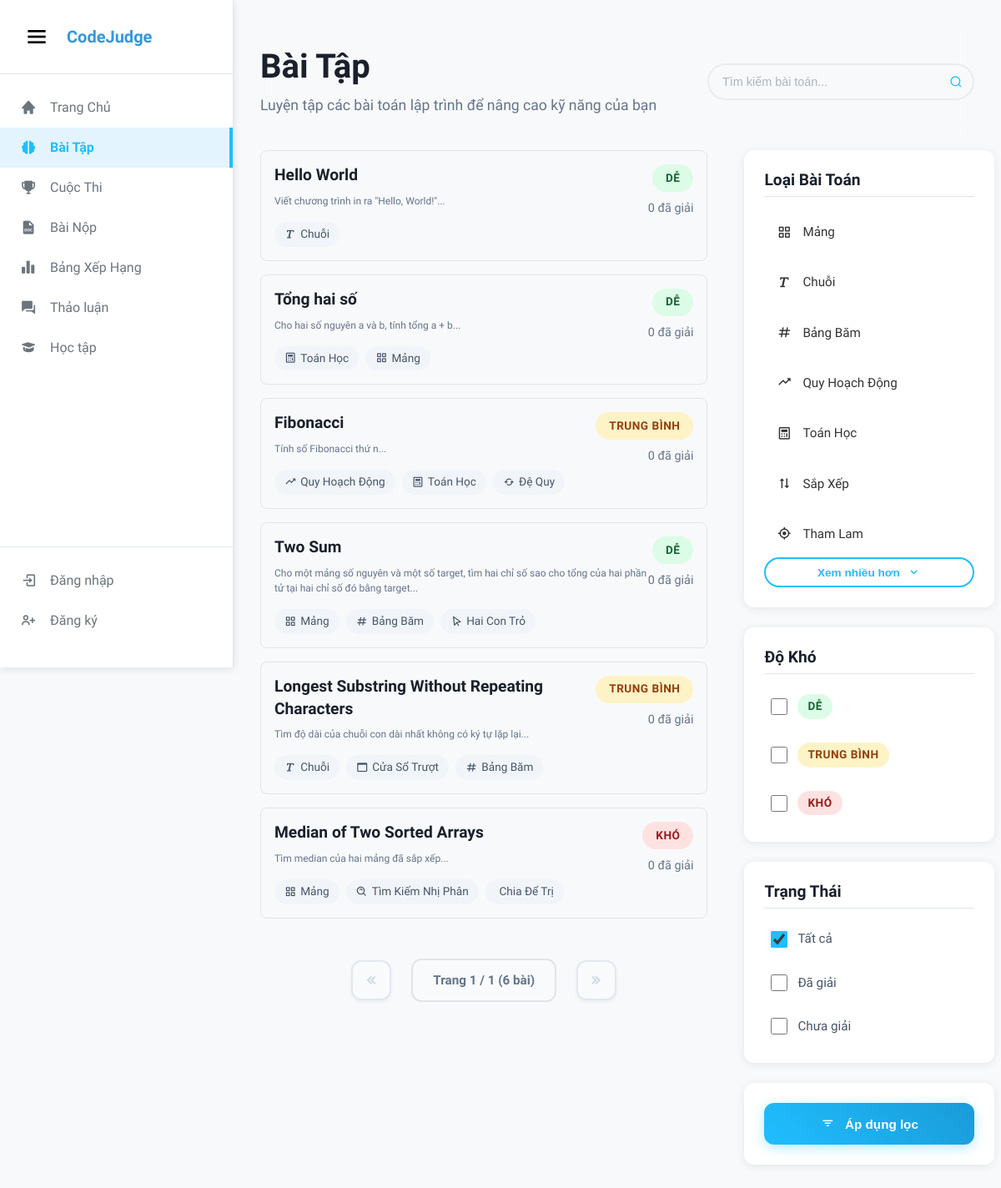
The page /problems on the database its author committed.
### tables this page shows
CREATE TABLE `problems` (
    `id` INT AUTO_INCREMENT PRIMARY KEY,
    `title` VARCHAR(200) NOT NULL,
    `slug` VARCHAR(200) NOT NULL UNIQUE,
    `description` TEXT NOT NULL,
    `input_format` TEXT NULL,
    `output_format` TEXT NULL,
    `constraints` TEXT NULL,
    `examples` JSON DEFAULT '[]',
    `sample_input` TEXT NULL,
    `sample_output` TEXT NULL,
    `difficulty` ENUM('easy', 'medium', 'hard') DEFAULT 'easy',
    `category` VARCHAR(50) NULL,
    `problem_types` JSON NOT NULL DEFAULT '[]',
    `tags` JSON DEFAULT '[]',
    `hints` JSON DEFAULT '[]',
    `editorial` TEXT NULL,
    `time_limit` INT DEFAULT 1000,
    `memory_limit` INT DEFAULT 256,
    `created_by` INT NOT NULL,
    `is_active` BOOLEAN DEFAULT TRUE,
    `solved_count` INT DEFAULT 0,
    `attempt_count` INT DEFAULT 0,
    `acceptance_rate` DECIMAL(5,2) GENERATED ALWAYS AS (
        CASE 
            WHEN attempt_count > 0 THEN ROUND((solved_count / attempt_count) * 100, 2)
            ELSE 0 
        END
    ) STORED,
    `created_at` TIMESTAMP DEFAULT CURRENT_TIMESTAMP,
    `updated_at` TIMESTAMP DEFAULT CURRENT_TIMESTAMP ON UPDATE CURRENT_TIMESTAMP,
    
    FOREIGN KEY (`created_by`) REFERENCES `users`(`id`) ON DELETE CASCADE,
    INDEX `idx_difficulty` (`difficulty`),
    INDEX `idx_category` (`category`),
    INDEX `idx_slug` (`slug`),
    INDEX `idx_created_by` (`created_by`),
    INDEX `idx_acceptance_rate` (`acceptance_rate`),
    INDEX `idx_solved_count` (`solved_count`),
    FULLTEXT INDEX `idx_search` (`title`, `description`)
);

### app/views/problems.php (the view, shortened to what the rows shown need)
<?php
require_once __DIR__ . '/../../config/config.php';
require_once __DIR__ . '/../helpers/ProblemHelper.php';
?>
<div class="problems-header-sticky">
    <div class="problems-header-content">
        <div class="problems-header-text">
            <h1>Bài Tập</h1>
            <p>Luyện tập các bài toán lập trình để nâng cao kỹ năng của bạn</p>
        </div>
        <div class="problems-header-search">
            <div class="search-container">
                <input type="text" id="searchInput" class="search-input" placeholder="Tìm kiếm bài toán...">
                <button id="searchBtn" class="search-btn">
                    <svg width="16" height="16" viewBox="0 0 24 24" fill="none" stroke="currentColor" stroke-width="2">
                        <circle cx="11" cy="11" r="8"></circle>
                        <path d="m21 21-4.35-4.35"></path>
                    </svg>
                </button>
            </div>
        </div>
    </div>
</div>
<div class="problems-container">
    <div class="problems-main">
        <div class="problems-list">
            <?php if (!empty($problems)): ?>
                <?php foreach ($problems as $problem): ?>
                    <div class="problem-item" data-id="<?= $problem['id'] ?>" data-slug="<?= htmlspecialchars($problem['slug']) ?>">
                        <div class="problem-info">
                            <h3 class="problem-title"><?= htmlspecialchars($problem['title']) ?></h3>
                            <p class="problem-description"><?= htmlspecialchars(substr($problem['description'], 0, 150)) ?>...</p>
                            <div class="problem-tags">
                                <?= ProblemHelper::formatProblemTypeTags($problem['problem_types'], 4) ?>
                            </div>
                        </div>
                        <div class="problem-meta">
                            <span class="difficulty <?= strtolower($problem['difficulty']) ?>"><?= ProblemHelper::formatDifficulty($problem['difficulty']) ?></span>
                            <span class="solved-count"><?= ProblemHelper::formatSolvedCount($problem['solved_count']) ?> đã giải</span>
                        </div>
                    </div>
                <?php endforeach; ?>
            <?php endif; ?>
        </div>
        <div class="pagination">
            <button class="pagination-btn" <?= $pagination['current_page'] <= 1 ? 'disabled' : '' ?>
                    onclick="changePage(<?= max(1, $pagination['current_page'] - 1) ?>)">
                <i class='bx bx-chevrons-left'></i>
            </button>
            <span class="pagination-info">
                Trang <?= $pagination['current_page'] ?> / <?= $pagination['total_pages'] ?>
                (<?= number_format($pagination['total_items']) ?> bài)
            </span>
            <button class="pagination-btn" <?= $pagination['current_page'] >= $pagination['total_pages'] ? 'disabled' : '' ?>
                    onclick="changePage(<?= min($pagination['total_pages'], $pagination['current_page'] + 1) ?>)">
                <i class='bx bx-chevrons-right'></i>
            </button>
        </div>
    </div>
    <div class="problems-sidebar">
        <div class="problem-types-section">
            <h3>Loại Bài Toán</h3>
            <div class="problem-types-container">
                <div class="problem-types-list" id="problemTypesList">
                    <?php
                    $count = 0;
                    if (isset($TYPE_PROBLEM) && is_array($TYPE_PROBLEM)):
                        foreach ($TYPE_PROBLEM as $key => $type):
                            $isHidden = $count >= 10 ? 'hidden' : '';
                            $iconClass = isset($type['icon']) ? $type['icon'] : 'bx-code';
                            $name = isset($type['name']) ? $type['name'] : ucfirst(str_replace('_', ' ', $key));
                        ?>
                            <div class="problem-type-item <?= $isHidden ?>" data-type="<?= $key ?>">
                                <i class='bx <?= $iconClass ?>'></i>
                                <span><?= $name ?></span>
                            </div>
                        <?php
                            $count++;
                        endforeach;
                    endif; ?>
                </div>
                <button id="toggleTypesBtn" class="toggle-types-btn">
                    <span id="toggleText">Xem nhiều hơn</span>
                    <i class='bx bx-chevron-down' id="toggleIcon"></i>
                </button>
            </div>
        </div>
        <div class="difficulty-section">
            <h3>Độ Khó</h3>
            <div class="difficulty-filters">
                <label class="difficulty-filter">
                    <input type="checkbox" value="easy" checked>
                    <span class="difficulty-label easy">Dễ</span>
                </label>
                <label class="difficulty-filter">
                    <input type="checkbox" value="medium" checked>
                    <span class="difficulty-label medium">Trung bình</span>
                </label>
                <label class="difficulty-filter">
                    <input type="checkbox" value="hard" checked>
                    <span class="difficulty-label hard">Khó</span>
                </label>
            </div>
        </div>
        <div class="status-section">
            <h3>Trạng Thái</h3>
            <div class="status-filters">
                <label class="status-filter">
                    <input type="checkbox" value="all" checked>
                    <span>Tất cả</span>
                </label>
                <label class="status-filter">
                    <input type="checkbox" value="solved">
                    <span>Đã giải</span>
                </label>
                <label class="status-filter">
                    <input type="checkbox" value="unsolved">
                    <span>Chưa giải</span>
                </label>
            </div>
        </div>
        <div class="filter-actions">
            <button id="applyFiltersBtn" class="apply-filters-btn">
                <i class='bx bx-filter'></i>
                <span>Áp dụng lọc</span>
            </button>
        </div>
    </div>
</div>
<?php
include VIEW_PATH . '/layouts/pagesWithSidebar.php';
?>

### app/helpers/ProblemHelper.php (shortened to what the rows shown need)
<?php
class ProblemHelper {
    public static function getProblemTypeName($type) {
        global $TYPE_PROBLEM;
        if (isset($TYPE_PROBLEM[$type])) {
            return $TYPE_PROBLEM[$type]['name'];
        }
        return str_replace('_', ' ', $type);
    }
    public static function getProblemTypeIcon($type) {
        global $TYPE_PROBLEM;
        if (isset($TYPE_PROBLEM[$type])) {
            return $TYPE_PROBLEM[$type]['icon'];
        }
        return 'bx-code-alt';
    }
    public static function getProblemTypeDescription($type) {
        global $TYPE_PROBLEM;
        if (isset($TYPE_PROBLEM[$type])) {
            return $TYPE_PROBLEM[$type]['description'];
        }
        return '';
    }
    public static function formatProblemTypeTags($problemTypes, $maxDisplay = 4) {
        if (is_string($problemTypes)) {
            $problemTypes = json_decode($problemTypes, true);
        }
        $html = '';
        $displayTypes = array_slice($problemTypes, 0, $maxDisplay);
        foreach ($displayTypes as $type) {
            $name = self::getProblemTypeName($type);
            $icon = self::getProblemTypeIcon($type);
            $description = self::getProblemTypeDescription($type);
            $html .= sprintf(
                '<span class="tag" title="%s"><i class="bx %s"></i>%s</span>',
                htmlspecialchars($description),
                htmlspecialchars($icon),
                htmlspecialchars($name)
            );
        }
        return $html;
    }
    public static function formatDifficulty($difficulty) {
        $difficulties = [
            'easy' => 'Dễ',
            'medium' => 'Trung bình',
            'hard' => 'Khó'
        ];
        return $difficulties[$difficulty] ?? ucfirst($difficulty);
    }
    public static function formatSolvedCount($count) {
        if ($count < 1000) {
            return number_format($count);
        } elseif ($count < 1000000) {
            return number_format($count / 1000, 1) . 'K';
        } else {
            return number_format($count / 1000000, 1) . 'M';
        }
    }
}
?>

### app/core/App.php (shortened to what the rows shown need)
<?php
class App
{
    private $routes;
    private $currentUri;
    public function __construct()
    {
        $this->routes = require_once ROOT_PATH . '/routes/web.php';
        $this->currentUri = $this->getCurrentUri();
    }
    public function run()
    {
        try {
            $this->route();
        } catch (Exception $e) {
            $this->handleError($e);
        }
    }
    private function getCurrentUri()
    {
        $uri = $_SERVER['REQUEST_URI'];
        $uri = trim($uri, '/');
        return $uri;
    }
    private function route()
    {
        foreach ($this->routes as $pattern => $handler) {
            $regex = str_replace('/', '\/', $pattern);
            $regex = '/^' . $regex . '$/';
            if (preg_match($regex, $this->currentUri, $matches)) {
                $this->callHandler($handler, array_slice($matches, 1));
                return;
            }
        }
    }
    private function callHandler($handler, $params = [])
    {
        try {
            if (strpos($handler, '@') !== false) {
                list($controllerName, $methodName) = explode('@', $handler);
                $controllerFile = CONTROLLER_PATH . '/' . $controllerName . '.php';
                if (file_exists($controllerFile)) {
                    if (class_exists($controllerName)) {
                        $controller = new $controllerName();
                        if (method_exists($controller, $methodName)) {
                            call_user_func_array([$controller, $methodName], $params);
                            return;
                        }
                    }
                }
            }
        } catch (Exception $e) {
            $this->handleError($e);
        }
    }
}
?>

### rows shown on the page
problems: title "Hello World", description "Viết chương trình in ra \"Hello, World!\"", problem_types "Chuỗi", difficulty "DỄ", solved_count "0"
problems: title "Tổng hai số", description "Cho hai số nguyên a và b, tính tổng a + b", problem_types "Toán Học", problem_types "Mảng", difficulty "DỄ", solved_count "0"
problems: title "Fibonacci", description "Tính số Fibonacci thứ n", problem_types "Quy Hoạch Động", problem_types "Toán Học", problem_types "Đệ Quy", difficulty "TRUNG BÌNH", solved_count "0"
problems: title "Two Sum", description "Cho một mảng số nguyên và một số target, tìm hai chỉ số sao cho tổng của hai phần tử tại hai chỉ số đó bằng target", problem_types "Mảng", problem_types "Bảng Băm", problem_types "Hai Con Trỏ", difficulty "DỄ", solved_count "0"
problems: title "Longest Substring Without Repeating Characters", description "Tìm độ dài của chuỗi con dài nhất không có ký tự lặp lại", problem_types "Chuỗi", problem_types "Cửa Sổ Trượt", problem_types "Bảng Băm", difficulty "TRUNG BÌNH", solved_count "0"
problems: title "Median of Two Sorted Arrays", description "Tìm median của hai mảng đã sắp xếp", problem_types "Mảng", problem_types "Tìm Kiếm Nhị Phân", problem_types "Chia Để Trị", difficulty "KHÓ", solved_count "0"

### other values the page prints
$pagination['current_page'] "1"
$pagination['total_pages'] "1"
$pagination['total_items'] "6"
$name "Mảng"
$name "Chuỗi"
$name "Bảng Băm"
$name "Quy Hoạch Động"
$name "Toán Học"
$name "Sắp Xếp"
$name "Tham Lam"
